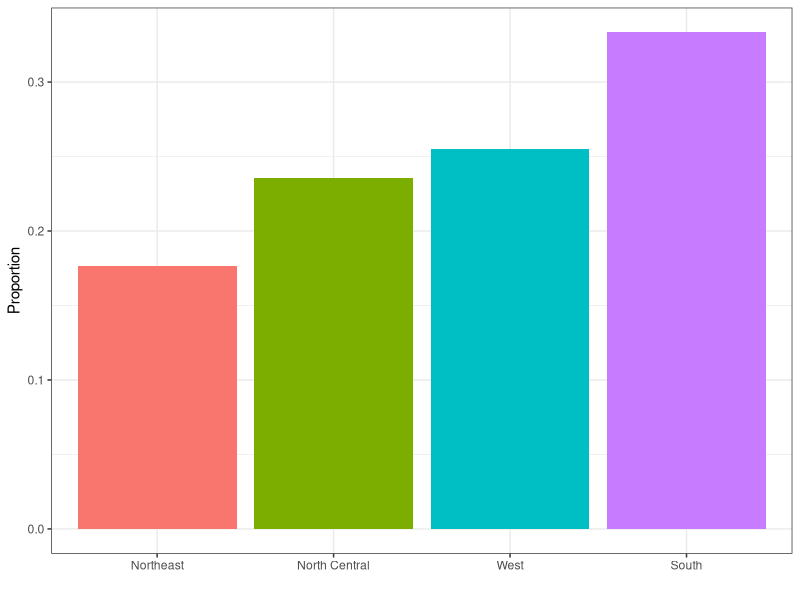
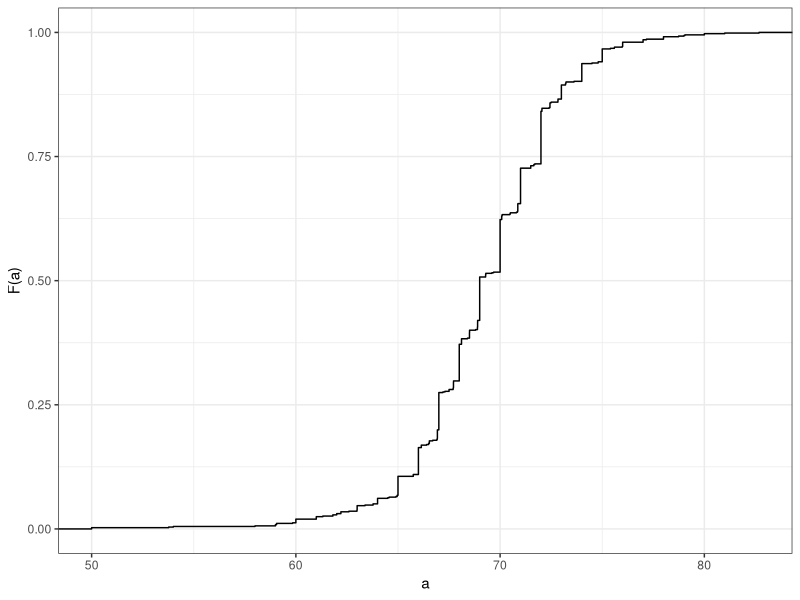
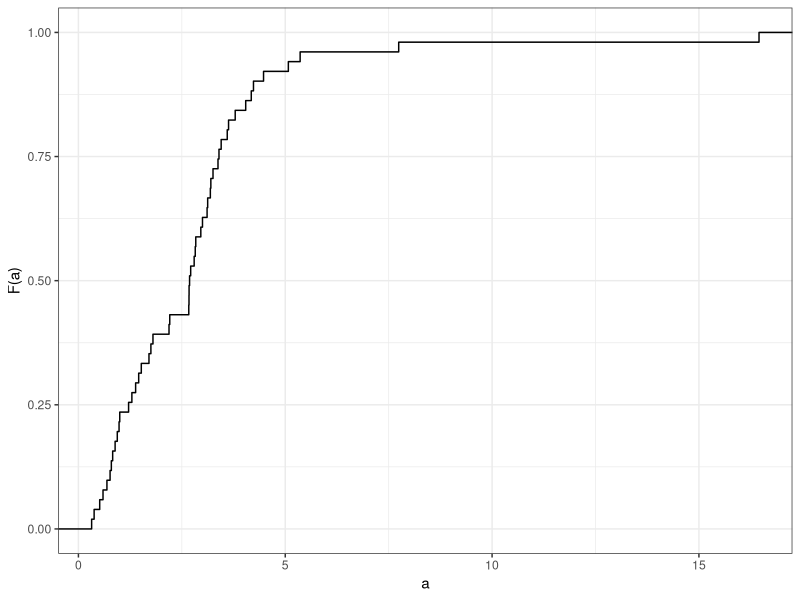
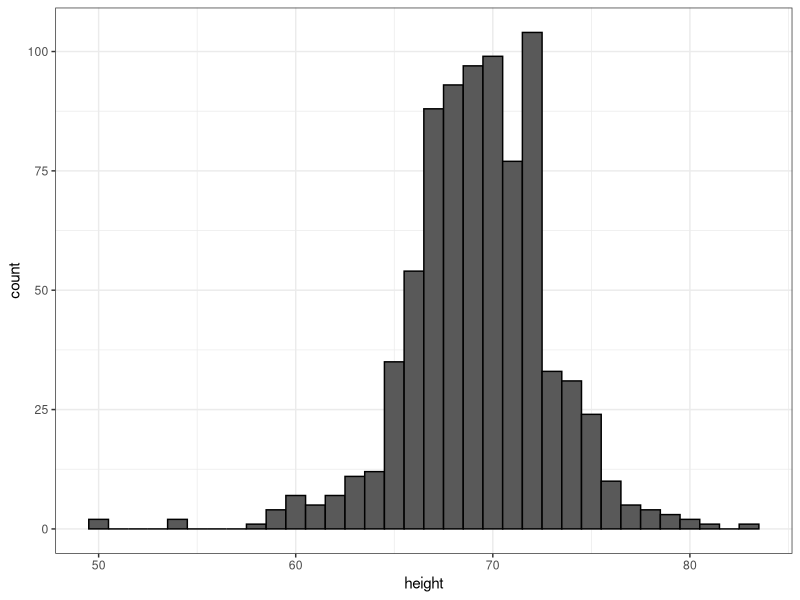
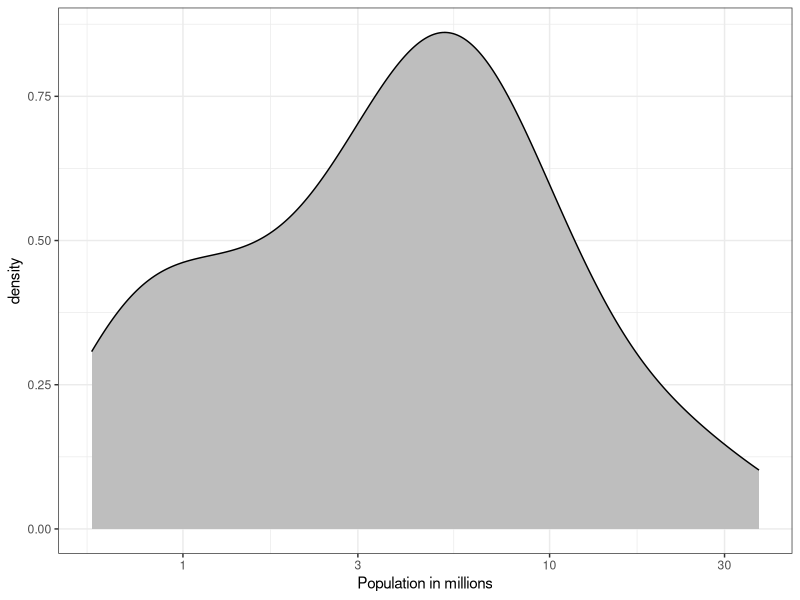
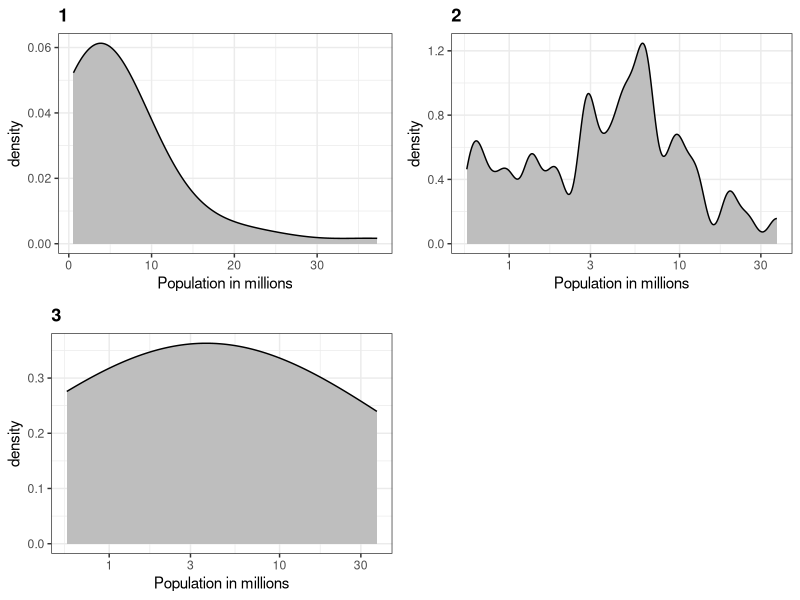
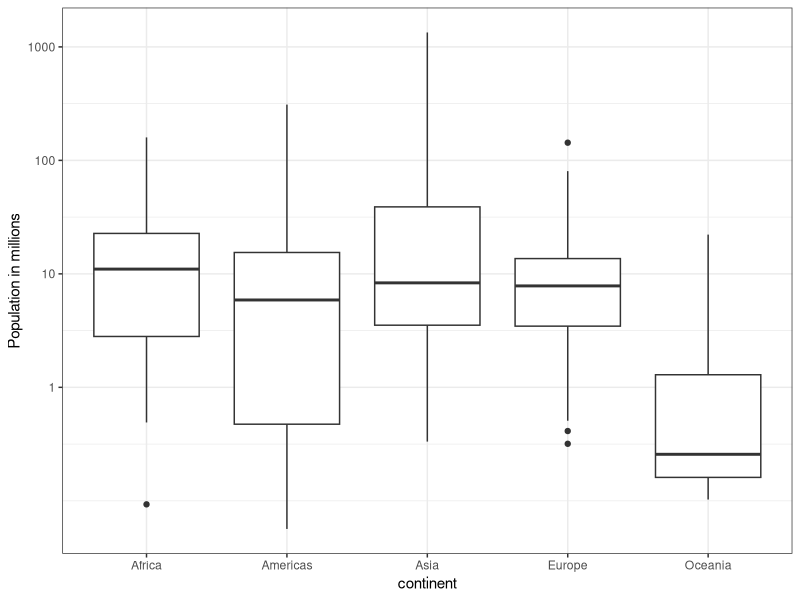

R code for these plots, in order:
## ---- chunk 1
knitr::opts_chunk$set(echo = TRUE)
library(tidyverse)
## ---- chunk 2
library(dslabs)
ds_theme_set()
data(murders)
murders %>% group_by(region) %>%
  summarize(n = n()) %>%
  mutate(Proportion = n/sum(n), 
         region = reorder(region, Proportion)) %>%
  ggplot(aes(x=region, y=Proportion, fill=region)) + 
  geom_bar(stat = "identity", show.legend = FALSE) + 
  xlab("")
## ---- chunk 3
heights %>% filter(sex == "Male") %>% ggplot(aes(height)) + 
  stat_ecdf() +
  ylab("F(a)") + xlab("a")
## ---- chunk 4
murders %>% mutate(murder_rate = total/population * 10^5) %>%
  ggplot(aes(murder_rate)) + 
  stat_ecdf() +
  ylab("F(a)") + xlab("a")
## ---- chunk 5
heights %>% 
  filter(sex == "Male") %>% 
  ggplot(aes(height)) + 
  geom_histogram(binwidth = 1, color = "black")
## ---- chunk 6
murders %>% ggplot(aes(x=population/10^6)) + 
  geom_density(fill = "grey") + 
  scale_x_log10() +
  xlab("Population in millions")
## ---- chunk 7
library(gridExtra)
p1 <- murders %>% ggplot(aes(x=population/10^6)) + 
  geom_density(fill = "grey", bw = 5) + xlab("Population in millions") + ggtitle("1")
p2 <- murders %>% ggplot(aes(x=population/10^6)) + 
  geom_density(fill = "grey", bw = .05) + scale_x_log10() + xlab("Population in millions") + ggtitle("2")
p3 <- murders %>% ggplot(aes(x=population/10^6)) + 
  geom_density(fill = "grey", bw = 1) + scale_x_log10() + xlab("Population in millions") + ggtitle("3")
grid.arrange(p1,p2,p3,ncol=2)
## ---- chunk 8
library(tidyverse)
library(dslabs)
ds_theme_set()
data(gapminder)
tab <- gapminder %>% filter(year == 2010) %>% group_by(continent) %>% select(continent, population)  
tab %>% ggplot(aes(x=continent, y=population/10^6)) + 
  geom_boxplot() + 
  scale_y_continuous(trans = "log10", breaks = c(1,10,100,1000)) + ylab("Population in millions")
